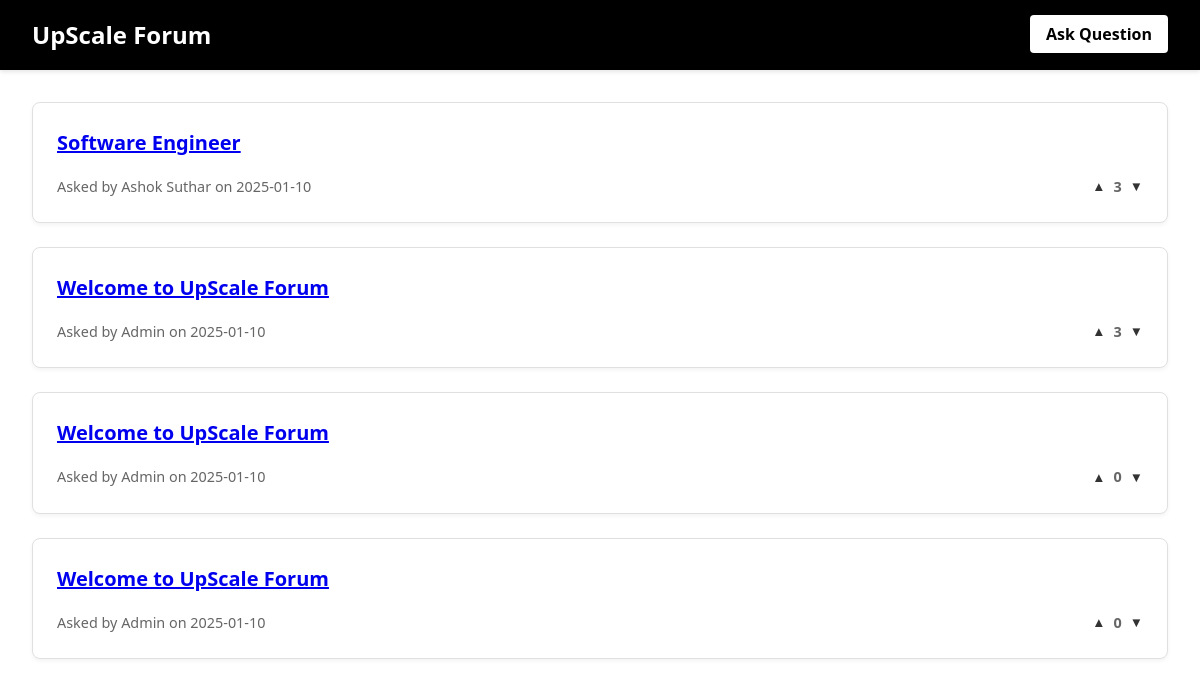
The page / on the database its author committed.
### app.py (models this page shows)
class Question(db.Model):
    __tablename__ = 'questions'  # Explicitly set table name
    id = db.Column(db.Integer, primary_key=True)
    title = db.Column(db.String(200), nullable=False)
    content = db.Column(db.Text, nullable=False)
    author_name = db.Column(db.String(80), nullable=False)
    created_at = db.Column(db.DateTime, default=datetime.utcnow)
    votes = db.Column(db.Integer, default=0)
    answers = db.relationship('Answer', backref='question', lazy=True, cascade='all, delete-orphan')

### app.py (the view)
@app.route('/')
def home():
    questions = Question.query.order_by(Question.created_at.desc()).all()
    return render_template('home.html', questions=questions)

### templates/home.html (shortened to what this page needs)
{% extends "base.html" %}
{% block content %}
<div class="questions-list">
    {% for question in questions %}
    <div class="question-card">
        <h2 class="question-title">
            <a href="{{ url_for('question', question_id=question.id) }}">{{ question.title }}</a>
        </h2>
        <div class="question-meta">
            <span>Asked by {{ question.author_name }} on {{ question.created_at.strftime('%Y-%m-%d') }}</span>
            <div class="vote-buttons">
                <button class="vote-btn" onclick="vote('question', {{ question.id }}, 1)">▲</button>
                <span class="vote-count" id="votes-question-{{ question.id }}">{{ question.votes }}</span>
                <button class="vote-btn" onclick="vote('question', {{ question.id }}, -1)">▼</button>
            </div>
        </div>
    </div>
    {% endfor %}
</div>
{% endblock %}

### templates/base.html (shortened to what this page needs)
<!DOCTYPE html>
<html lang="en">
<head>
    <link rel="stylesheet" href="{{ url_for('static', filename='css/style.css') }}">
</head>
<body>
    <nav class="navbar">
        <div class="nav-wrapper">
            <a href="{{ url_for('home') }}" class="brand">UpScale Forum</a>
            <div class="nav-links">
                <a href="{{ url_for('ask_question') }}" class="ask-btn">Ask Question</a>
            </div>
        </div>
    </nav>
    <main class="container">
        {% block content %}{% endblock %}
    </main>
</body>
</html>

### static/css/style.css (style rules this page uses)
:root { --primary-color: #000000; --secondary-color: #ffffff; --accent-color: #333333; --text-color: #2c2c2c; --border-color: #e0e0e0; }
* { margin: 0; padding: 0; box-sizing: border-box; }
body { font-family: 'Segoe UI', Tahoma, Geneva, Verdana, sans-serif; line-height: 1.6; background-color: var(--secondary-color); color: var(--text-color); }
.navbar { background-color: var(--primary-color); padding: 1rem 0; box-shadow: 0 2px 4px rgba(0,0,0,0.1); }
.nav-wrapper { max-width: 1200px; margin: 0 auto; display: flex; justify-content: space-between; align-items: center; padding: 0 2rem; }
.brand { color: var(--secondary-color); text-decoration: none; font-size: 1.5rem; font-weight: bold; }
.nav-links a { color: var(--secondary-color); text-decoration: none; margin-left: 2rem; transition: color 0.3s ease; }
.ask-btn { background-color: var(--secondary-color); color: var(--primary-color) !important; padding: 0.5rem 1rem; border-radius: 4px; font-weight: bold; }
.container { max-width: 1200px; margin: 2rem auto; padding: 0 2rem; }
.question-card { background-color: var(--secondary-color); border: 1px solid var(--border-color); border-radius: 8px; padding: 1.5rem; margin-bottom: 1.5rem; box-shadow: 0 2px 4px rgba(0,0,0,0.05); }
.question-title { font-size: 1.25rem; color: var(--primary-color); margin-bottom: 1rem; }
.question-meta { display: flex; justify-content: space-between; align-items: center; color: #666; font-size: 0.9rem; }
.vote-buttons { display: flex; align-items: center; gap: 0.5rem; }
.vote-btn { background: none; border: none; cursor: pointer; color: var(--accent-color); }
.vote-count { font-weight: bold; }

### rows shown on the page
Question: title "Software Engineer", author_name "Ashok Suthar", created_at "2025-01-10", votes "3"
Question: title "Welcome to UpScale Forum", author_name "Admin", created_at "2025-01-10", votes "3"
Question: title "Welcome to UpScale Forum", author_name "Admin", created_at "2025-01-10", votes "0"
Question: title "Welcome to UpScale Forum", author_name "Admin", created_at "2025-01-10", votes "0"
